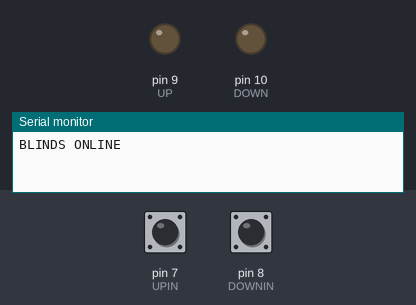
Recording of a sketch running on a simulated Arduino Uno, built with avr-gcc and run on an emulated ATmega328P. On the bench: output pins drawn as LEDs (lit = HIGH), the last lines printed to the serial monitor. The inputs (shaded band) are chosen by the test bench; at power-on: pin 7 (UPIN) HIGH, pin 8 (DOWNIN) HIGH.

Above: at 1.2 s.
1.3 s: pin 7 (UPIN) pulled LOW for 1 s
At 2.1 s:
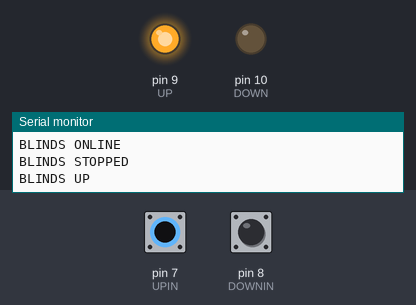
3.8 s: pin 8 (DOWNIN) pulled LOW for 0.15 s
At 3.88 s:
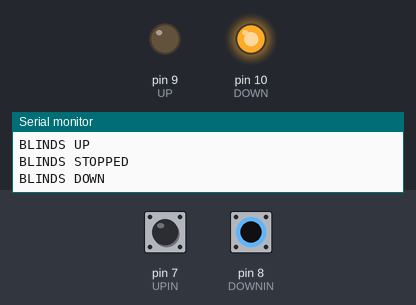
5.4 s: pin 8 (DOWNIN) pulled LOW for 3.2 s
At 9.3 s:
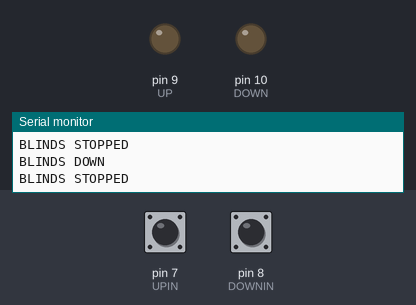
10.1 s: pin 7 (UPIN) pulled LOW for 3.2 s
At 10.6 s:
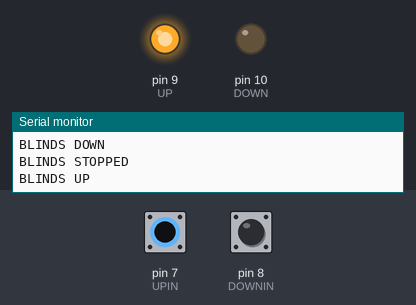
Timing chart, 0 to 14.8 s (numbered marks = the images above; inputs shaded):
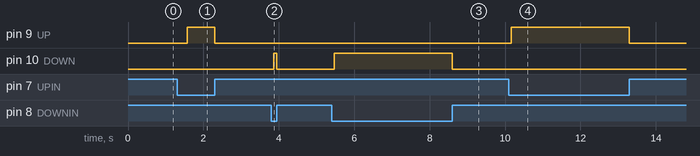

The sketch:

Serial_BLINDS.pde
```cpp
char buff[128]; //receive incoming commands via UART.
int count;      //count for length of incoming commands

unsigned long now = 0, interval = 0;
boolean stopped=false;

#define  UPIN   7
#define  DOWNIN 8

#define  UP   9
#define  DOWN 10

void setup()
{

  pinMode(UP, OUTPUT);
  digitalWrite(UP,LOW);

  pinMode(DOWN, OUTPUT);
  digitalWrite(DOWN,LOW);

  pinMode(UPIN, INPUT);
  pinMode(DOWNIN, INPUT);
  digitalWrite(UPIN,HIGH);    //pull-up
  digitalWrite(DOWNIN,HIGH);  //pull-up

  Serial.begin(9600);
  Serial.println("BLINDS ONLINE");
}


void loop()
{
  /*
 *The following block parses serial in for bits between '[' and ']', ignored everything else.
   *The contents are passed on to be processed by parse(..).
   */
  if(Serial.available()>0){
    if(Serial.read()=='[') {          // wait for frame start char.
      now = millis();
      count=0;
      while ((millis()-now)<100){     // timeout
        if (Serial.available()>0){
          buff[count]=Serial.read();  // store frame in the global buffer.
          if (buff[count]==']') {     // untill frame end char.
            buff[count] = 0;
            break;
          }
          count++;
        }
      }
      parse(buff, count);
    }
  }
  if (   ((millis()-now) > 20000)  || ( interval && ((millis()-now) > interval)  ))    halt();


  // Debounce hardware over-ride switches
  if (!digitalRead(UPIN)){
    delay(20);
    if (!digitalRead(UPIN)) {
      up();
      while (!digitalRead(UPIN)){}
      halt();
    }
  }

  if (!digitalRead(DOWNIN)){
    delay(20);
    if (!digitalRead(DOWNIN)) {
      down();
      while (!digitalRead(DOWNIN)){}
      halt();
    }
  }

}


/*
 * Parse commands
 */
void parse(char* buff, int count) {

  switch (buff[0]) {
  case 'p':
    Serial.println("BLINDS ONLINE");
    break;
  case 'U':
    up();
    break;
  case 'D':
    down();
    break;
  case 'S':
    halt();
    break;
  default:
    break;
  }

  switch (buff[1]) {
  case 0:
    interval=0;
    break;
  default:
    interval = 100*atoi(&buff[1]);  //eg command: [D15] rolls blinds down for 1.5 seconds.
    break;
  }

}

void up(){
  if(!stopped) halt();
  Serial.println("BLINDS UP");
  digitalWrite(DOWN,LOW);    //This should always be low from halt anyway, just a precaution to never have both UP/DOWN high together.
  delay(50);
  stopped=false;
  digitalWrite(UP,HIGH);
  now=millis();
}

void down(){
  if(!stopped) halt();
  Serial.println("BLINDS DOWN");
  digitalWrite(UP,LOW);
  delay(50);
  stopped=false;
  digitalWrite(DOWN,HIGH);
  now=millis();
}

void halt(){
  if (!stopped) {
    digitalWrite(UP,LOW);
    digitalWrite(DOWN,LOW);
    stopped=true;
    Serial.println("BLINDS STOPPED");
    delay(200);
  }
}
```

Measured:
- after the input at 1.3 s, pin 9 (UP): LOW → HIGH after 0.27 s, → LOW 0.73 s later
- after the input at 3.8 s, pin 10 (DOWN): LOW → HIGH after 0.07 s, → LOW 0.08 s later
- after the input at 5.4 s, pin 10 (DOWN): LOW → HIGH after 0.07 s, → LOW 3.1 s later
- after the input at 10.1 s, pin 9 (UP): LOW → HIGH after 0.07 s, → LOW 3.1 s later
